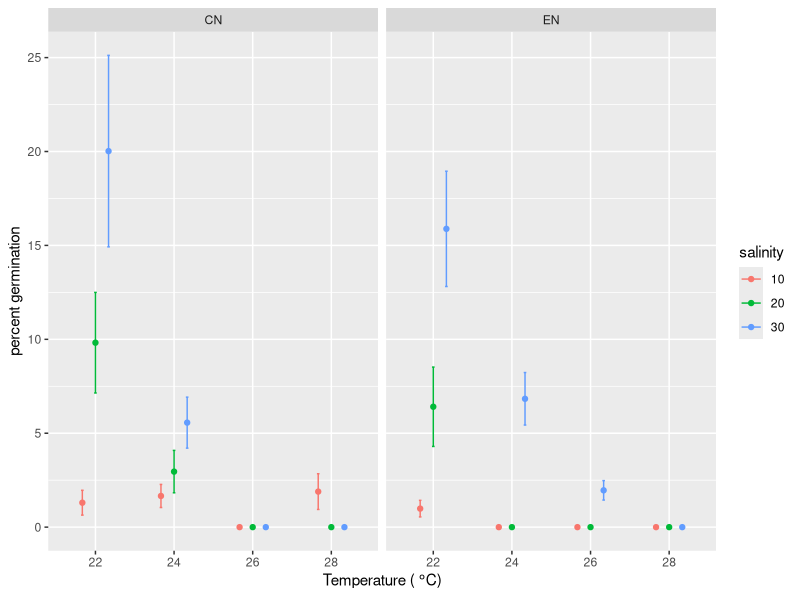

Write the R code that produced this figure. (Note: this script raises an error after producing the figure.)
### load germination data for ct max experiments
rm(list = ls())
library(tidyverse)

# Load germination data ---------------------------------------------------

ctmax_germ <- read_csv("./data_raw/germination/ctmax_germination.csv")
str(ctmax_germ)

ctmax_germ <- ctmax_germ %>% 
  rename(temp = temperature) %>% 
  rename(nutrients = nutrient) %>% 
  mutate(salinity = as.factor(salinity), temp = as.factor(temp),
         nutrients = as.factor(nutrients)) %>% 
  mutate(percent_live = (((total - dead) / total)*100)) %>% 
  mutate(percent_germ = (germinated / (total))*100) %>% 
  select(-notes) %>% 
  na.omit()

# Germination: Ruckle Park ------------------------------------------------------------

# filter out data for ruckle park only
ruckle_germ <- ctmax_germ %>% 
  filter(site == "RP")

# create summary df for avg germination
ruckle_sum <- ruckle_germ  %>% 
  group_by(temp, salinity, nutrients) %>% 
  summarise(avg_germ = mean(percent_germ),
            sd_germ = sd(percent_germ),
            s_error = sd(percent_germ)/sqrt(6))

# plotting average germination of the first 50 individuals 
ggplot(data = ruckle_sum, aes(x = temp, y = avg_germ, color = salinity)) + 
  geom_point(position = position_dodge(0.5)) + 
  facet_wrap(~nutrients) +
  geom_errorbar(aes(ymin = avg_germ - s_error, ymax = avg_germ + s_error), 
                width = 0.1, position = position_dodge(0.5)) + 
  ylab("percent germination") + 
  xlab(expression('Temperature ('*~degree*C*')'))

ggsave("rp_germ.pdf", path = "./figures", plot = last_plot())

par(mfrow = c(1,1))
plot(ruckle_germ$percent_germ)
plot(log(ruckle_germ$percent_germ))
germ_mod <- lm(data = ruckle_germ, log(percent_germ + 1) ~ temp * salinity * nutrients)
plot(germ_mod)

anova(germ_mod)

# Trying to analyze RP germination with a binomial glm --------------------

#create a matrix with raw data of germinated and ungerminated
ruckle_germ <- ruckle_germ %>% 
  mutate(ungerm = total - germinated)

y <- cbind(ruckle_germ$germinated, ruckle_germ$ungerm)  

model <- glm(y ~ ruckle_germ$temp * ruckle_germ$salinity * ruckle_germ$nutrients, family = binomial)
summary(model)
anova(model)
par(mfrow = c(2,2))
plot(model)

model$deviance / model$df.residual
(model$null.deviance - model$deviance) / model$null.deviance

## try with quasi binomial to correct for overdispersion
model <- glm(y ~ ruckle_germ$temp * ruckle_germ$salinity * ruckle_germ$nutrients, family = quasibinomial)
summary(model)
anova(model)
par(mfrow = c(2,2))
plot(model)

# Germination for Neckpoint Park  -----------------------------------------
rm(list = ls())

ctmax_germ <- read_csv("./data_raw/germination/ctmax_germination.csv")

neckpoint_germ <- ctmax_germ %>% 
  mutate(salinity = as.factor(salinity)) %>% 
  mutate(temperature = as.factor(temperature)) %>% 
  mutate(total = germinated + ungerminated + dead) %>% 
  mutate(percent_live = (((total - dead) / total)*100)) %>% 
  mutate(percent_germ = (germinated / (total))*100) %>% 
  select(-notes, -tuft, -total) %>% 
  filter(site == "NP") %>% 
  na.omit()
  
# create summary df for avg germination
neckpoint_sum <- neckpoint_germ %>% 
  group_by(temperature, salinity, nutrient) %>% 
  summarise(avg_germ = mean(percent_germ),
            sd_germ = sd(percent_germ),
            s_error = sd(percent_germ)/sqrt(6))

# plotting average germination of the first 50 individuals 
ggplot(data = neckpoint_sum, aes(x = temperature, y = avg_germ, color = salinity)) + 
  geom_point(position = position_dodge(0.5)) + 
  facet_wrap(~nutrient) +
  geom_errorbar(aes(ymin = avg_germ - s_error, ymax = avg_germ + s_error), 
                width = 0.1, position = position_dodge(0.5)) + 
  ylab("percent germination") + 
  xlab(expression('Temperature ('*~degree*C*')'))

ggsave("np_germ.pdf", path = "./figures", plot = last_plot())

germ_mod <- lm(data = neckpoint_germ, log(percent_germ + 1) ~ temperature * salinity * nutrient)
plot(germ_mod)
plot(log(neckpoint_germ$percent_germ))

anova(germ_mod)

# Survival - not doing anything with this right now ----------------------------------------------------------------

survival <- ruckle %>% 
  group_by(temp, salinity, nutrients) %>% 
  summarise(avg_live = mean(percent_live), 
            std_error = sd(percent_live)/sqrt(length(percent_live)))

## sd(x)/sqrt(length(x))
ggplot(data = ruckle, aes(x = temp, y = percent_live, color = salinity)) + 
  geom_point()

ggplot(data = ruckle, aes(x = temp, y = percent_germ, color = salinity)) + 
  geom_point()

ggplot(data = ruckle, aes(x = temperature, y = percent_germ, fill = salinity)) + 
  geom_bar(stat = "identity", position = position_dodge())

mod <- lm(data = ruckle, percent_live ~ temperature * salinity * nutrient)
plot(mod)
summary(mod)
anova(mod)

mod <- lm(data = ruckle, percent_germ ~ temperature * salinity * nutrient)
par(mfrow = c(2,2))
plot(mod)
summary(mod)
anova(mod)



# Rhizoid length - load data & separate columns ----------------------------------------------------------
rm(list = ls())

growth <- read_csv("./data_raw/growth/ctmax_rhizoid_length.csv")

## separating photo name into the correct variables & filter to RP only 
growth <- growth %>% 
  filter(!is.na(length)) %>% 
  select(-c(Notes, legend, individual)) %>% 
  separate(photo, into = c("site", "temp", "salinity", "nutrients", "replicate", "individual"),
           sep = c(2,5,8,11,13)) %>% 
  separate(temp, into = c("temp", "drop"), 
           sep = 2) %>% 
  select(-drop) %>% 
  separate(salinity, into = c("salinity", "drop"), 
           sep = 2) %>% 
  select(-drop) %>% 
  separate(nutrients, into = c("nutrients", "drop"),
           sep = 2) %>% 
  select(-drop) %>% 
  separate(replicate, into = c("replicate", "drop"),
           sep = 1) %>% 
  select(-drop) %>% 
  separate(individual, into = c("individual", "drop"),
           sep = 1) %>% 
  select(-drop)

str(growth)

# Ruckle Park - growth data -----------------------------------------------

rp_growth <- growth %>% 
  filter(site == "RP") %>% 
  mutate(temp = as.factor(temp), 
         salinity = as.factor(salinity), 
         nutrients = as.factor(nutrients), 
         replicate = as.numeric(replicate))

## adding in zeros for zygotes that had no growth but no entry was made in the dataframe
growth_tally <- rp_growth %>% 
  group_by(site, temp, salinity, nutrients, replicate) %>% 
  tally() %>% 
  mutate(zeros_to_add = 10-n) %>% 
  filter(zeros_to_add > 0)

n.times <- growth_tally$zeros_to_add 
dum_1 <- growth_tally[rep(seq_len(nrow(growth_tally)), n.times),]

dum_2 <- as.data.frame(rep(0, sum(n.times)))

dum_2 <- dum_2 %>% 
  rename(length = `rep(0, sum(n.times))`)

growth_2 <- bind_cols(dum_1, dum_2)

rp_growth <- full_join(rp_growth, growth_2)

rp_growth <- rp_growth %>% 
  select(-c(zeros_to_add, n, individual))

rm(dum_1, dum_2, growth_2, growth_tally, n.times)

## add in zeros for the rest that had no measurements at all for any of the replicates - NOT COMPLETE 
y <- data.frame(matrix(ncol = 5, nrow = 1070))

x <- c("site", "temp", "salinity", "nutrients", "length")

colnames(y) <- x

rp_growth %>% 
  group_by(temp, salinity, nutrients, replicate) %>% 
  tally() %>% View

y$site <- rep("RP", 1070)

y$temp <- c(rep("22", 130), rep("24", 240), rep("26", 350), rep("28", 350))

y$salinity <- c(rep("10", 80), rep("20", 20), rep("30", 30), 
                rep("10", 110), rep("20", 100), rep("30", 30), 
                rep("10", 120), rep("20", 120), rep("30", 110), 
                rep("10", 110), rep("20", 120), rep("30", 120))

y$nutrients <- c(rep("CN", 30), rep("EN", 50), rep("EN", 20), 
                 rep("CN", 10), rep("EN", 20), rep("CN", 50), rep("EN", 60), 
                 rep("CN", 40), rep("EN", 60), rep("CN", 20), rep("EN", 10),
                 rep("CN", 60), rep("EN", 60), rep("CN", 60), rep("EN", 60),
                 rep("CN", 60), rep("EN", 50), rep("CN", 50), rep("EN", 60),
                 rep("CN", 60), rep("EN", 60), rep("CN", 60), rep("EN", 60))

y$length <- rep(0, 1070)

y$replicate <- c(rep(c(2,3,6),10), rep(c(1,3,4,5,6),10), rep(c(2,6), 10), 
                 rep(2, 10), rep(c(3,5), 10), rep(c(1,2,3,5,6), 10), rep(1:6, 10), rep(c(1:4), 10), 
                 rep(1:6, 10), rep(c(3,6), 10), rep(4, 10), rep(1:6, 50), rep(2:6, 10), 
                 rep(c(1,2,3,4,6), 10), rep(1:6, 50))

y <- y %>% 
  mutate(temp = as.factor(temp), 
         salinity = as.factor(salinity), 
         nutrients = as.factor(nutrients), 
         replicate = as.numeric(replicate))

# add 'y' dataframe to the growth dataframe
str(y) 
str(rp_growth)

rp_growth <- bind_rows(rp_growth, y)

rp_growth <- rp_growth %>% 
  arrange(temp, salinity, nutrients, replicate)

write_csv(rp_growth, "./data/rp_growth.csv")
 
# Ruckle Park - calculating avg growth  -------------------------------------------------

growth_sum <- rp_growth %>% 
  group_by(temp, salinity, nutrients) %>% 
  summarise(avg_growth = mean(length), 
            sd_growth = sd(length),
            s_error = sd(length)/sqrt(6))


nut_names <- list(
  'CN'="control nutrient",
  'EN'="enriched nutrient"
)


nut_labeller <- function(variable, value){
  return(nut_names[value])
}
  
# plotting avg growth for temp, sal, nut
ggplot(data = growth_sum, aes(x = temp, y = avg_growth, color = salinity)) + 
  geom_point(position = position_dodge(0.5)) + 
  facet_wrap(~nutrients, labeller = nut_labeller) +
  geom_errorbar(aes(ymin = avg_growth - s_error, ymax = avg_growth + s_error), 
                width = 0.4, position = position_dodge(0.5)) + 
  ylab("rhizoid length (um)") + 
  xlab(expression('Temperature ('*~degree*C*')')) + 
  theme_classic()


ggsave("rp_growth.pdf", path = "./figures", , width = 6, height = 4, plot = last_plot())

...

# growth model
hist(log(rp_growth$length+1))
growth_mod <- lm(data = growth, (log(length + 1) ~ temp * salinity * nutrients))
plot(growth_mod)
anova(growth_mod)
hist((log(growth$length+1)))

## trying a gamma distribution
growth_gamma_mod <- glm(data = growth, length ~ temp * salinity * nutrients, family = poisson)

growth %>% 
  filter(temp == "22", salinity == "10", nutrients == "CN") %>% 
  summarise(min_growth = min(length), max_growth = max(length))


# Neckpoint Park - growth data --------------------------------------------

np_growth <- growth %>% 
  filter(site == "NP") %>% 
  mutate(temp = as.factor(temp), 
         salinity = as.factor(salinity), 
         nutrients = as.factor(nutrients), 
         replicate = as.numeric(replicate))

str(np_growth)

np_growth %>% 
  group_by(temp, salinity, nutrients, replicate) %>%
  tally()

## adding in zeros for zygotes that had no growth but no entry was made in the dataframe
growth_tally <- np_growth %>% 
  group_by(site, temp, salinity, nutrients, replicate) %>% 
  tally() %>% 
  mutate(zeros_to_add = 10-n) %>% 
  filter(zeros_to_add > 0)

n.times <- growth_tally$zeros_to_add 
dum_1 <- growth_tally[rep(seq_len(nrow(growth_tally)), n.times),]

dum_2 <- as.data.frame(rep(0, sum(n.times)))

dum_2 <- dum_2 %>% 
  rename(length = `rep(0, sum(n.times))`)

growth_2 <- bind_cols(dum_1, dum_2)
np_growth <- full_join(np_growth, growth_2)
np_growth <- np_growth %>% 
  select(-c(zeros_to_add, n, individual))

rm(dum_1, dum_2, growth_2, growth_tally, n.times)

## add in zeros for the rest that had no measurements at all for any of the replicates - NOT COMPLETE 
np_growth %>% 
  group_by(site, temp, salinity, nutrients, replicate) %>% 
  tally()
  
y <- data.frame(matrix(ncol = 6, nrow = 620))
x <- c("site", "temp", "salinity", "nutrients", "replicate", "length")
colnames(y) <- x

y$site <- rep("NP", 620)
y$temp <- c(rep(24, 10), rep(26, 290), rep(28, 320))
y$salinity <- c(rep(20, 10), rep("10", 100), rep("20", 100), rep("30", 90), rep("10", 120), rep("20", 100),
                rep("30", 100))
y$nutrients <- c(rep("EN", 10), rep("CN", 50), rep("EN", 50), rep("CN", 50), rep("EN", 50), rep("CN", 40),
                 rep("EN", 50), rep("CN", 60), rep("EN", 60), rep("CN", 40), rep("EN", 60), 
                 rep("CN", 60), rep("EN", 40))
y$length <- rep(0, 620)
y$replicate <- c(rep(1, 10), rep(2:6, 10), rep(c(1,2,3,4,6), 10),
                 rep(c(1,2,4,5,6), 10), rep(1:5, 10), rep(c(2,4,5,6), 10),
                 rep(2:6, 10), rep(1:6, 20), rep(c(2,4,5,6), 10), rep(1:6, 20), rep(c(2,4,5,6), 10))

# add 'y' dataframe to the growth dataframe
y$temp <- as.factor(y$temp)
y$salinity <- as.factor(y$salinity)
y$nutrients <- as.factor(y$nutrients)

str(y)
str(np_growth)

np_growth <- bind_rows(np_growth, y)

rm(y)
rm(x)

np_growth <- np_growth %>% 
  arrange(temp, salinity, nutrients, replicate)

write_csv(np_growth, "./data/np_growth.csv")  

# Neckpoint Park - calculating average growth -----------------------------

growth_sum <- np_growth %>% 
  group_by(temp, salinity, nutrients) %>% 
  summarise(avg_growth = mean(length), 
            sd_growth = sd(length), 
            s_error = sd(length)/sqrt(6))

# plotting avg growth for temp, sal, nut
ggplot(data = growth_sum, aes(x = temp, y = avg_growth, color = salinity)) + 
  geom_point(position = position_dodge(0.5)) + 
  facet_wrap(~nutrients) +
  geom_errorbar(aes(ymin = avg_growth - s_error, ymax = avg_growth + s_error), 
                width = 0.4, position = position_dodge(0.5)) + 
  ylab("rhizoid length (um)") + 
  xlab(expression('Temperature ('*~degree*C*')')) + 
  theme_classic() 

ggsave("np_growth.pdf", path = "./figures", plot = last_plot())

